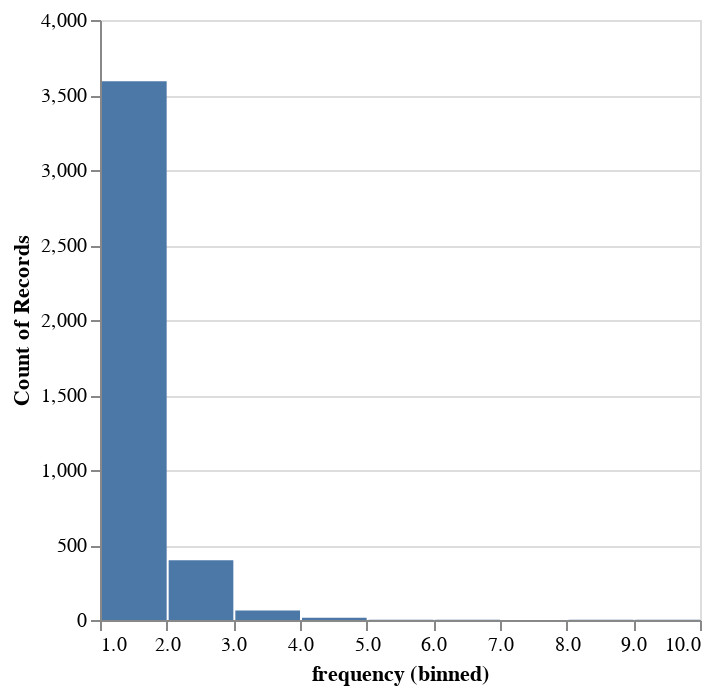

Notebook cell for this chart:
### Markdown cell above
frequency 的資料有點奇特，故先畫直方圖看看數值分佈情況。

### Code cell
rfm_df["frequency"].plot.hist()

### Figure 1 — Vega-Lite specification as saved in the notebook (floating-point values rounded to 4 significant figures; data arrays with more than 128 entries replaced by an {"elided": "..."} marker saying what was removed)
{"config": {"view": {"continuousWidth": 300, "continuousHeight": 300}}, "data": {"name": "data-ba2d8a8509915670e69fdb9a2a1872c0"}, "mark": {"type": "bar", "tooltip": true}, "encoding": {"x": {"bin": true, "field": "frequency", "type": "quantitative"}, "y": {"aggregate": "count", "type": "quantitative"}}, "params": [{"name": "param_1", "select": {"type": "interval", "encodings": ["x", "y"]}, "bind": "scales"}], "$schema": "https://vega.github.io/schema/vega-lite/v5.20.1.json", "datasets": {"data-ba2d8a8509915670e69fdb9a2a1872c0": {"elided": "4075 records"}}}
